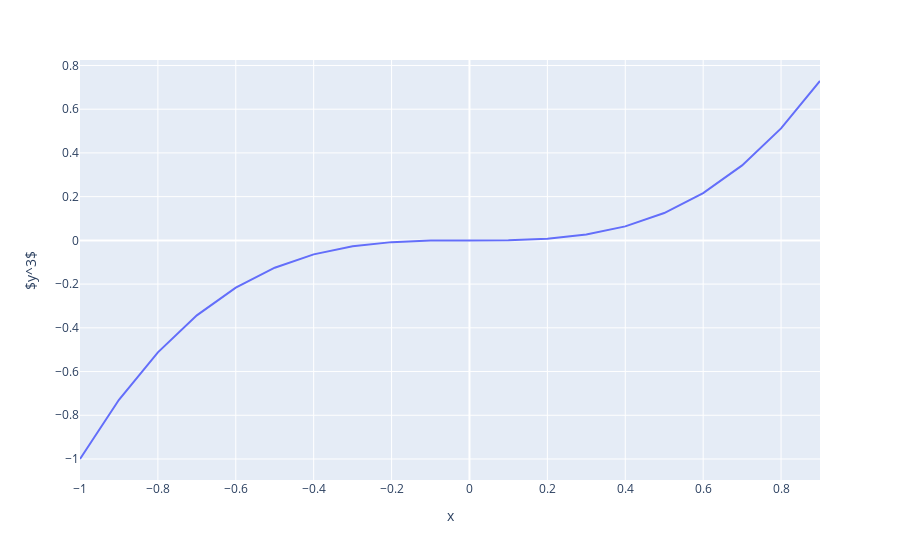

Notebook source saved alongside this figure:
### Markdown cell above
El intérprete de Python viene por default con una serie de librerías, por ejemplo **collections**, **itertools**, o **math**. Anaconda, la distribución de Python que instalamos trae a su vez muchos módulos más, centrales a la labor del Data Scientist como **pandas**, **numpy** o **statsmodels**. Sin embargo, podemos necesitar otras librerías que no se encuentren instaladas. Para esto existe una muy sencilla heramienta: el comando **pip**:

> pip install pyperclip

Podemos ejecutarlo en la terminal, en el Anaconda Prompt, o en jupyter utilizando un signo de exclamación indicando que es un comando de terminal. También podemos instalar librerías desde el Anaconda Navigator.

### Code cell
import plotly.express as px

a = [i/10 for i in range(-10, 10)]
b = [i**3 for i in x]

fig = px.line(x=a, y=b, labels={'x':'x', 'y':'$y^3$'})
fig.show()

### Figure 1 — Plotly figure (JSON) as saved in the notebook; plotly's stock layout.template omitted (floating-point values rounded to 4 significant figures)
{"data": [{"hoverlabel": {"namelength": 0}, "hovertemplate": "x=%{x}<br>$y^3$=%{y}", "legendgroup": "", "line": {"color": "#636efa", "dash": "solid"}, "mode": "lines", "name": "", "showlegend": false, "type": "scatter", "x": [-1, -0.9, -0.8, -0.7, -0.6, -0.5, -0.4, -0.3, -0.2, -0.1, 0, 0.1, 0.2, 0.3, 0.4, 0.5, 0.6, 0.7, 0.8, 0.9], "xaxis": "x", "y": [-1, -0.729, -0.512, -0.343, -0.216, -0.125, -0.064, -0.027, -0.008, -0.001, 0, 0.001, 0.008, 0.027, 0.064, 0.125, 0.216, 0.343, 0.512, 0.729], "yaxis": "y"}], "layout": {"autosize": true, "legend": {"tracegroupgap": 0}, "margin": {"t": 60}, "xaxis": {"anchor": "y", "autorange": true, "domain": [0, 1], "range": [-1, 0.9], "title": {"text": "x"}, "type": "linear"}, "yaxis": {"anchor": "x", "autorange": true, "domain": [0, 1], "range": [-1.096, 0.8251], "title": {"text": "$y^3$"}, "type": "linear"}}}
